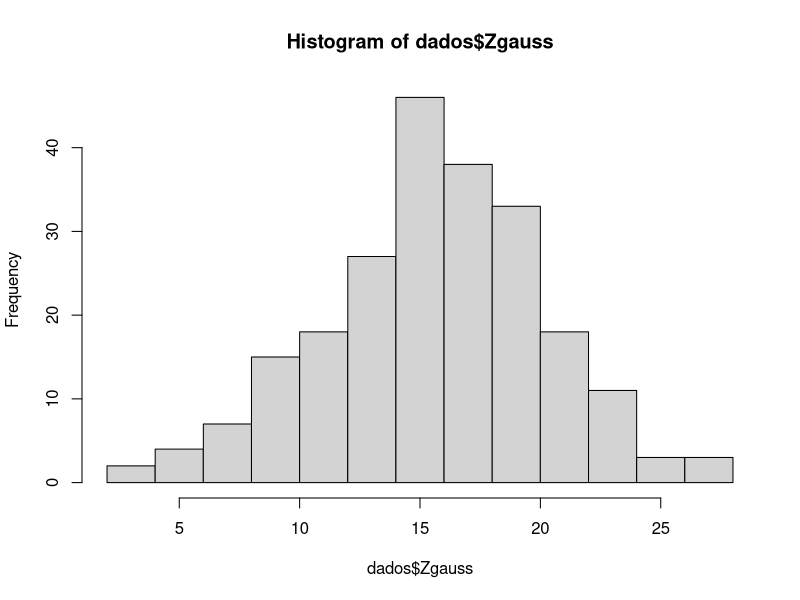

Reproduce this figure in R.
setwd("..\\DataR\\simetrica225")
getwd()
dados <- read.csv("simetrica225.csv",sep=";",header=TRUE)
h<-hist(dados$Zgauss)
h
